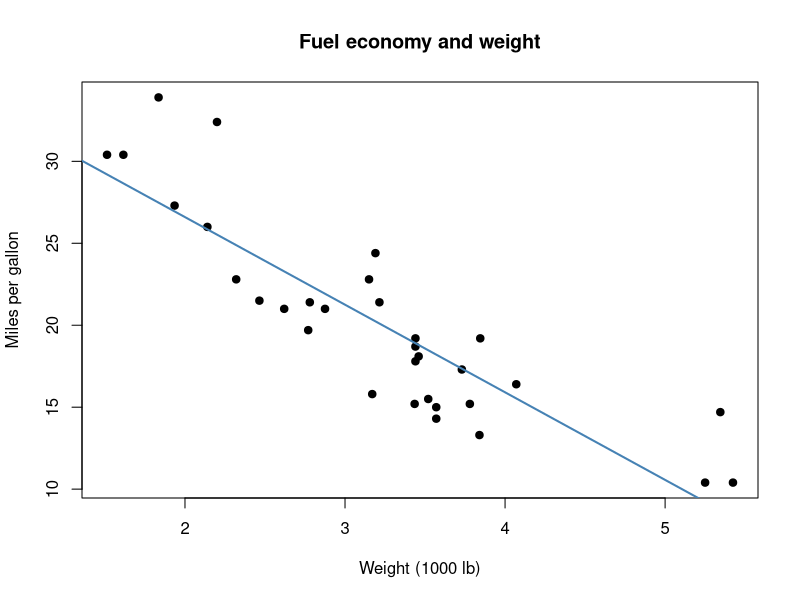
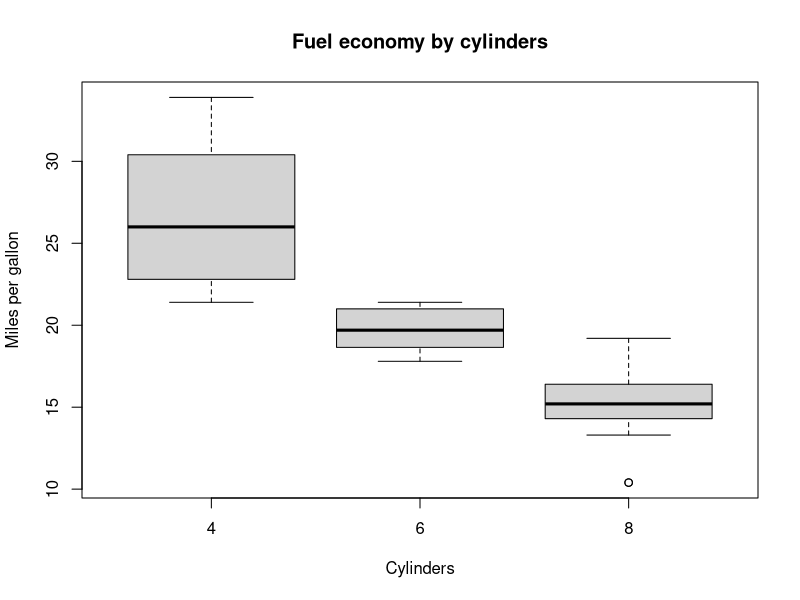

Recreate these plots in R, in order.
# Summaries and plots of mtcars, a dataset that ships with R.
# Run a line with Ctrl+Enter (Cmd+Enter on a Mac), or the whole file with Ctrl+Shift+Enter.

data(mtcars)
head(mtcars)

# Average fuel economy by number of cylinders.
aggregate(mpg ~ cyl, data = mtcars, FUN = mean)

# Heavier cars use more fuel.
plot(mtcars$wt, mtcars$mpg,
     xlab = "Weight (1000 lb)", ylab = "Miles per gallon",
     main = "Fuel economy and weight", pch = 19)
abline(lm(mpg ~ wt, data = mtcars), col = "steelblue", lwd = 2)

# Fuel economy for each cylinder count.
boxplot(mpg ~ cyl, data = mtcars,
        xlab = "Cylinders", ylab = "Miles per gallon",
        main = "Fuel economy by cylinders")
